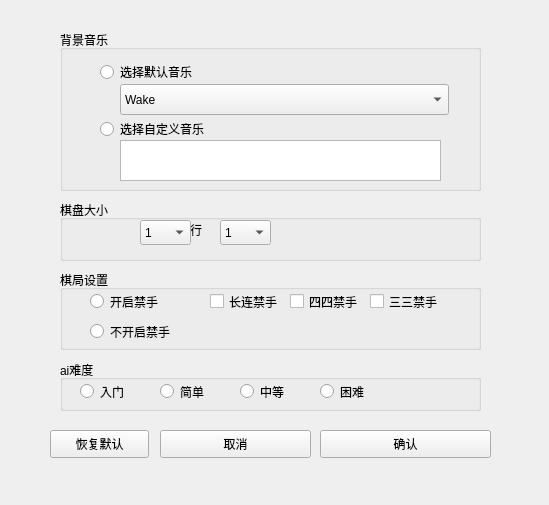
<?xml version="1.0" encoding="UTF-8"?>
<ui version="4.0">
 <class>shezhi</class>
 <widget class="QWidget" name="shezhi">
  <property name="geometry">
   <rect>
    <x>0</x>
    <y>0</y>
    <width>549</width>
    <height>505</height>
   </rect>
  </property>
  <property name="windowTitle">
   <string>设置</string>
  </property>
  <widget class="QGroupBox" name="groupBox">
   <property name="geometry">
    <rect>
     <x>60</x>
     <y>30</y>
     <width>421</width>
     <height>161</height>
    </rect>
   </property>
   <property name="title">
    <string>背景音乐</string>
   </property>
   <widget class="QTextBrowser" name="music_name">
    <property name="geometry">
     <rect>
      <x>60</x>
      <y>110</y>
      <width>321</width>
      <height>41</height>
     </rect>
    </property>
   </widget>
   <widget class="QWidget" name="layoutWidget">
    <property name="geometry">
     <rect>
      <x>40</x>
      <y>30</y>
      <width>331</width>
      <height>81</height>
     </rect>
    </property>
    <layout class="QVBoxLayout" name="verticalLayout">
     <item>
      <widget class="QRadioButton" name="music_settled">
       <property name="text">
        <string>选择默认音乐</string>
       </property>
      </widget>
     </item>
     <item>
      <spacer name="verticalSpacer">
       <property name="orientation">
        <enum>Qt::Orientation::Vertical</enum>
       </property>
       <property name="sizeHint" stdset="0">
        <size>
         <width>20</width>
         <height>40</height>
        </size>
       </property>
      </spacer>
     </item>
     <item>
      <widget class="QRadioButton" name="user_music">
       <property name="text">
        <string>选择自定义音乐</string>
       </property>
      </widget>
     </item>
    </layout>
   </widget>
   <widget class="QComboBox" name="background_music_list">
    <property name="geometry">
     <rect>
      <x>60</x>
      <y>54</y>
      <width>329</width>
      <height>31</height>
     </rect>
    </property>
    <property name="minimumSize">
     <size>
      <width>329</width>
      <height>25</height>
     </size>
    </property>
    <item>
     <property name="text">
      <string>Wake</string>
     </property>
    </item>
    <item>
     <property name="text">
      <string>bgm1</string>
     </property>
    </item>
    <item>
     <property name="text">
      <string>Duvet</string>
     </property>
    </item>
    <item>
     <property name="text">
      <string>Ephemeral_Memories</string>
     </property>
    </item>
    <item>
     <property name="text">
      <string>Firefly_Glimmers</string>
     </property>
    </item>
    <item>
     <property name="text">
      <string>Komorebi</string>
     </property>
    </item>
    <item>
     <property name="text">
      <string>Make_Haste_Partern</string>
     </property>
    </item>
    <item>
     <property name="text">
      <string>Perpetual_Motion_of_Wind</string>
     </property>
    </item>
    <item>
     <property name="text">
      <string>Duel!_The_Summoners'_Summit!</string>
     </property>
    </item>
    <item>
     <property name="text">
      <string>SecertSummerParadise</string>
     </property>
    </item>
    <item>
     <property name="text">
      <string>As_Light_Rain_Falls_Without_Reason</string>
     </property>
    </item>
    <item>
     <property name="text">
      <string>The_Exquisite_Night_Chimes</string>
     </property>
    </item>
    <item>
     <property name="text">
      <string>An_Everlasting_Dream_Intertwined</string>
     </property>
    </item>
   </widget>
  </widget>
  <widget class="QGroupBox" name="groupBox_2">
   <property name="geometry">
    <rect>
     <x>60</x>
     <y>200</y>
     <width>421</width>
     <height>61</height>
    </rect>
   </property>
   <property name="title">
    <string>棋盘大小</string>
   </property>
   <widget class="QLabel" name="label">
    <property name="geometry">
     <rect>
      <x>130</x>
      <y>20</y>
      <width>121</width>
      <height>19</height>
     </rect>
    </property>
    <property name="text">
     <string>行                列</string>
    </property>
   </widget>
   <widget class="QComboBox" name="select_y">
    <property name="geometry">
     <rect>
      <x>80</x>
      <y>20</y>
      <width>51</width>
      <height>25</height>
     </rect>
    </property>
    <item>
     <property name="text">
      <string>1</string>
     </property>
    </item>
    <item>
     <property name="text">
      <string>2</string>
     </property>
    </item>
    <item>
     <property name="text">
      <string>3</string>
     </property>
    </item>
    <item>
     <property name="text">
      <string>4</string>
     </property>
    </item>
    <item>
     <property name="text">
      <string>5</string>
     </property>
    </item>
    <item>
     <property name="text">
      <string>6</string>
     </property>
    </item>
    <item>
     <property name="text">
      <string>7</string>
     </property>
    </item>
    <item>
     <property name="text">
      <string>8</string>
     </property>
    </item>
    <item>
     <property name="text">
      <string>9</string>
     </property>
    </item>
    <item>
     <property name="text">
      <string>10</string>
     </property>
    </item>
    <item>
     <property name="text">
      <string>11</string>
     </property>
    </item>
    <item>
     <property name="text">
      <string>12</string>
     </property>
    </item>
    <item>
     <property name="text">
      <string>13</string>
     </property>
    </item>
    <item>
     <property name="text">
      <string>14</string>
     </property>
    </item>
    <item>
     <property name="text">
      <string>15</string>
     </property>
    </item>
    <item>
     <property name="text">
      <string>16</string>
     </property>
    </item>
    <item>
     <property name="text">
      <string>17</string>
     </property>
    </item>
    <item>
     <property name="text">
      <string>18</string>
     </property>
    </item>
    <item>
     <property name="text">
      <string>19</string>
     </property>
    </item>
   </widget>
   <widget class="QComboBox" name="select_x">
    <property name="geometry">
     <rect>
      <x>160</x>
      <y>20</y>
      <width>51</width>
      <height>25</height>
     </rect>
    </property>
    <item>
     <property name="text">
      <string>1</string>
     </property>
    </item>
    <item>
     <property name="text">
      <string>2</string>
     </property>
    </item>
    <item>
     <property name="text">
      <string>3</string>
     </property>
    </item>
    <item>
     <property name="text">
      <string>4</string>
     </property>
    </item>
    <item>
     <property name="text">
      <string>5</string>
     </property>
    </item>
    <item>
     <property name="text">
      <string>6</string>
     </property>
    </item>
    <item>
     <property name="text">
      <string>7</string>
     </property>
    </item>
    <item>
     <property name="text">
      <string>8</string>
     </property>
    </item>
    <item>
     <property name="text">
      <string>9</string>
     </property>
    </item>
    <item>
     <property name="text">
      <string>10</string>
     </property>
    </item>
    <item>
     <property name="text">
      <string>11</string>
     </property>
    </item>
    <item>
     <property name="text">
      <string>12</string>
     </property>
    </item>
    <item>
     <property name="text">
      <string>13</string>
     </property>
    </item>
    <item>
     <property name="text">
      <string>14</string>
     </property>
    </item>
    <item>
     <property name="text">
      <string>15</string>
     </property>
    </item>
    <item>
     <property name="text">
      <string>16</string>
     </property>
    </item>
    <item>
     <property name="text">
      <string>17</string>
     </property>
    </item>
    <item>
     <property name="text">
      <string>18</string>
     </property>
    </item>
    <item>
     <property name="text">
      <string>19</string>
     </property>
    </item>
   </widget>
  </widget>
  <widget class="QGroupBox" name="groupBox_3">
   <property name="geometry">
    <rect>
     <x>60</x>
     <y>270</y>
     <width>421</width>
     <height>80</height>
    </rect>
   </property>
   <property name="title">
    <string>棋局设置</string>
   </property>
   <widget class="QRadioButton" name="jinshou_true">
    <property name="geometry">
     <rect>
      <x>30</x>
      <y>20</y>
      <width>118</width>
      <height>23</height>
     </rect>
    </property>
    <property name="text">
     <string>开启禁手</string>
    </property>
   </widget>
   <widget class="QRadioButton" name="jinshou_false">
    <property name="geometry">
     <rect>
      <x>30</x>
      <y>50</y>
      <width>118</width>
      <height>23</height>
     </rect>
    </property>
    <property name="text">
     <string>不开启禁手</string>
    </property>
   </widget>
   <widget class="QCheckBox" name="LC">
    <property name="geometry">
     <rect>
      <x>150</x>
      <y>20</y>
      <width>98</width>
      <height>23</height>
     </rect>
    </property>
    <property name="text">
     <string>长连禁手</string>
    </property>
   </widget>
   <widget class="QCheckBox" name="FF">
    <property name="geometry">
     <rect>
      <x>230</x>
      <y>20</y>
      <width>98</width>
      <height>23</height>
     </rect>
    </property>
    <property name="text">
     <string>四四禁手</string>
    </property>
   </widget>
   <widget class="QCheckBox" name="TT">
    <property name="geometry">
     <rect>
      <x>310</x>
      <y>20</y>
      <width>98</width>
      <height>23</height>
     </rect>
    </property>
    <property name="text">
     <string>三三禁手</string>
    </property>
   </widget>
  </widget>
  <widget class="QLabel" name="label_2">
   <property name="geometry">
    <rect>
     <x>-10</x>
     <y>-10</y>
     <width>871</width>
     <height>591</height>
    </rect>
   </property>
   <property name="text">
    <string/>
   </property>
   <property name="pixmap">
    <pixmap resource="picture.qrc">:/pictures/board_background.png</pixmap>
   </property>
  </widget>
  <widget class="QPushButton" name="reset">
   <property name="geometry">
    <rect>
     <x>50</x>
     <y>430</y>
     <width>99</width>
     <height>28</height>
    </rect>
   </property>
   <property name="cursor">
    <cursorShape>PointingHandCursor</cursorShape>
   </property>
   <property name="text">
    <string>恢复默认</string>
   </property>
  </widget>
  <widget class="QPushButton" name="cancel">
   <property name="geometry">
    <rect>
     <x>160</x>
     <y>430</y>
     <width>151</width>
     <height>28</height>
    </rect>
   </property>
   <property name="cursor">
    <cursorShape>PointingHandCursor</cursorShape>
   </property>
   <property name="text">
    <string>取消</string>
   </property>
  </widget>
  <widget class="QPushButton" name="confirm">
   <property name="geometry">
    <rect>
     <x>320</x>
     <y>430</y>
     <width>171</width>
     <height>28</height>
    </rect>
   </property>
   <property name="cursor">
    <cursorShape>PointingHandCursor</cursorShape>
   </property>
   <property name="text">
    <string>确认</string>
   </property>
  </widget>
  <widget class="QGroupBox" name="groupBox_4">
   <property name="geometry">
    <rect>
     <x>60</x>
     <y>360</y>
     <width>421</width>
     <height>51</height>
    </rect>
   </property>
   <property name="title">
    <string>ai难度</string>
   </property>
   <widget class="QRadioButton" name="radioButton">
    <property name="geometry">
     <rect>
      <x>20</x>
      <y>20</y>
      <width>118</width>
      <height>23</height>
     </rect>
    </property>
    <property name="text">
     <string>入门</string>
    </property>
   </widget>
   <widget class="QRadioButton" name="radioButton_2">
    <property name="geometry">
     <rect>
      <x>100</x>
      <y>20</y>
      <width>118</width>
      <height>23</height>
     </rect>
    </property>
    <property name="text">
     <string>简单</string>
    </property>
   </widget>
   <widget class="QRadioButton" name="radioButton_3">
    <property name="geometry">
     <rect>
      <x>180</x>
      <y>20</y>
      <width>118</width>
      <height>23</height>
     </rect>
    </property>
    <property name="text">
     <string>中等</string>
    </property>
   </widget>
   <widget class="QRadioButton" name="radioButton_4">
    <property name="geometry">
     <rect>
      <x>260</x>
      <y>20</y>
      <width>118</width>
      <height>23</height>
     </rect>
    </property>
    <property name="text">
     <string>困难</string>
    </property>
   </widget>
  </widget>
  <zorder>label_2</zorder>
  <zorder>groupBox</zorder>
  <zorder>groupBox_2</zorder>
  <zorder>groupBox_3</zorder>
  <zorder>reset</zorder>
  <zorder>cancel</zorder>
  <zorder>confirm</zorder>
  <zorder>groupBox_4</zorder>
 </widget>
 <tabstops>
  <tabstop>music_settled</tabstop>
  <tabstop>background_music_list</tabstop>
  <tabstop>user_music</tabstop>
  <tabstop>music_name</tabstop>
  <tabstop>select_y</tabstop>
  <tabstop>select_x</tabstop>
  <tabstop>jinshou_true</tabstop>
  <tabstop>LC</tabstop>
  <tabstop>FF</tabstop>
  <tabstop>TT</tabstop>
  <tabstop>jinshou_false</tabstop>
 </tabstops>
 <resources>
  <include location="picture.qrc"/>
 </resources>
 <connections>
  <connection>
   <sender>cancel</sender>
   <signal>clicked()</signal>
   <receiver>shezhi</receiver>
   <slot>close()</slot>
   <hints>
    <hint type="sourcelabel">
     <x>288</x>
     <y>371</y>
    </hint>
    <hint type="destinationlabel">
     <x>195</x>
     <y>295</y>
    </hint>
   </hints>
  </connection>
 </connections>
</ui>
